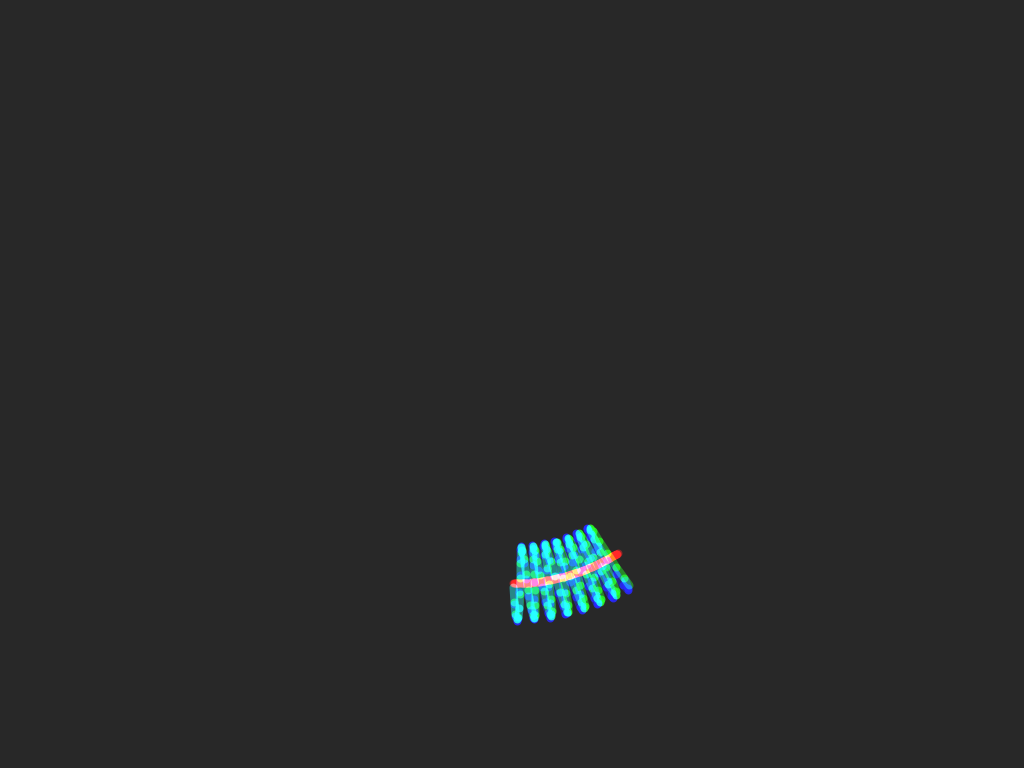
Frame 1 (no input)
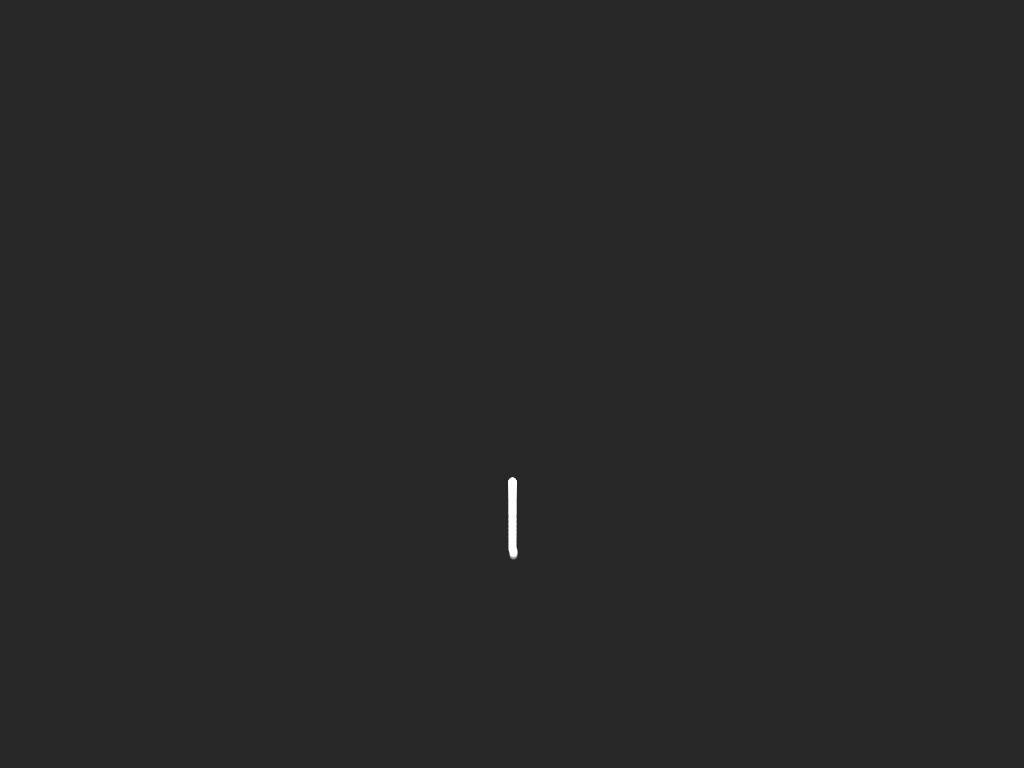
Frame 60 (the mouse pressed at the canvas centre just before this capture)
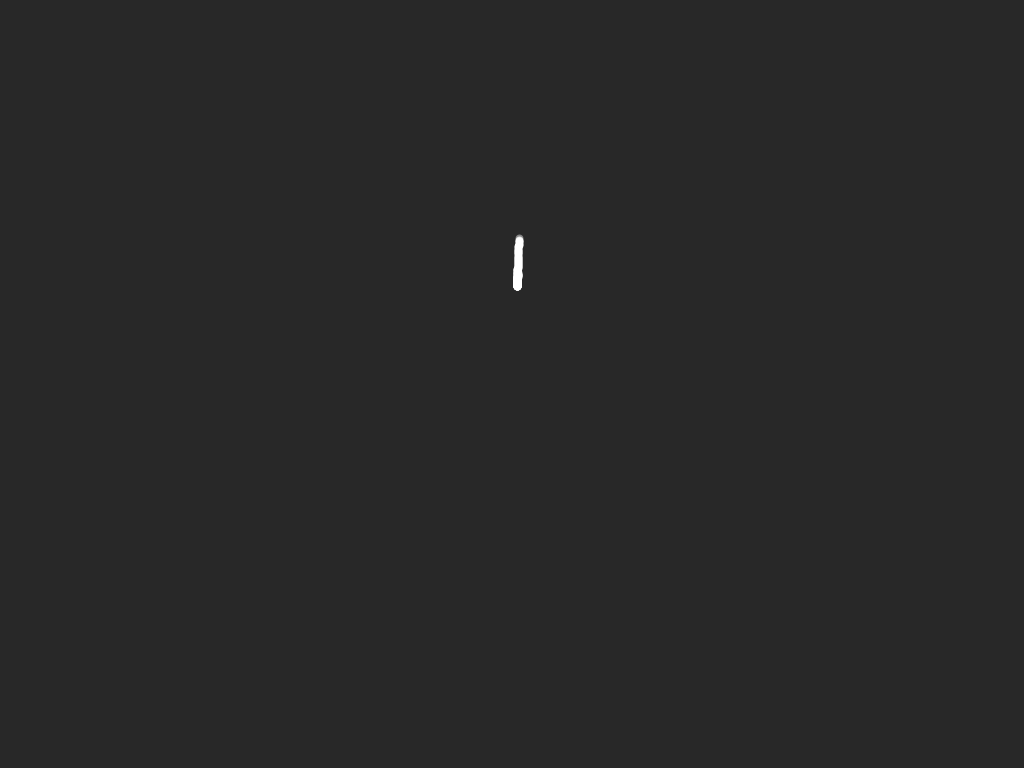
Frame 120 (the mouse held since frame 60 and released just before this capture)

The Processing sketch that drew these frames (run headless with seeded random() and noise(); from frame 60 on, the mouse is pressed at the canvas centre):

// Processing sketch: unease_sinus
// ── unease_sinus.pde
int radius = 200;
int precision = 100;
int points_per_circle = 1000;
float speed = 0.1;
float ease_factor_red = 0.1;
float ease_factor_green = 0.05;
float ease_factor_blue = 0.001;

float t;
float[] x;
float[] y;
float amp;
float freq;
float angle;
int start = 1;
int end = precision;
int hard_start;
int hard_end;
int delta_start;
int delta_end;
float ease_factor;
int arc_length;


void setup(){
  colorMode(RGB);
  background(40);
  strokeWeight(8);
  strokeJoin(ROUND);
  blendMode(ADD);
  size(1024, 768);
  smooth(8);
  x = new float[precision];
  y = new float[precision];
}

void draw(){
  background(40);
  
//  for (int i = 50; i < 400; i += 50){
//    radius = i;
  set_color("red");
  arc_calculate();
  calculate();
  plot();
  set_color("green");
  arc_calculate();
  calculate();
  plot();
  set_color("blue");
  arc_calculate();
  calculate();
  plot();
//  }
}

void arc_calculate(){
  hard_start = int(points_per_circle*((float)mouseX/width));
  hard_end = int(points_per_circle*((float)mouseY/height));
  
  if (hard_start > hard_end){
    int tmp = hard_start;
    hard_start = hard_end + 1;
    hard_end = tmp;
    }
  else {
    hard_start++;
    }
  
  delta_start = hard_start - start;
  start += delta_start * ease_factor;
  
  delta_end = hard_end - end;
  end += delta_end * ease_factor;
}

void calculate(){
  arc_length = end - start;
  for (int i = 0; i < precision; i++){
    t = ((float)TWO_PI*arc_length/(precision*points_per_circle))*i;
    x[i] = width/2+(radius+sin(freq*t+speed*frameCount)*amp)*(sin(t+TWO_PI*(float)start/points_per_circle));
    y[i] = height/2+(radius+sin(freq*t+speed*frameCount)*amp)*(cos(t+TWO_PI*(float)start/points_per_circle));
  }
}


void set_color(String colour){
  if(colour == "red"){
    ease_factor = ease_factor_red;
    stroke(255, 0, 0, 96);
   }
   else if (colour == "green"){
    ease_factor = ease_factor_green;
    stroke(0, 255, 0, 96);
   }
   else if (colour == "blue"){
    ease_factor = ease_factor_blue;
    stroke(0, 0, 255, 96);
   }
   else {
    ease_factor = ease_factor_red;
    stroke(255, 255, 255, 255);
   }
}
 
void plot(){
  freq = 120/abs((float)(end-start)/precision+0.5);
  amp = 500/abs((float)10*(end-start)/precision+5);
  
  for (int i = 1; i < precision; i++){
    line(x[i-1], y[i-1], x[i], y[i]);
 }

}
